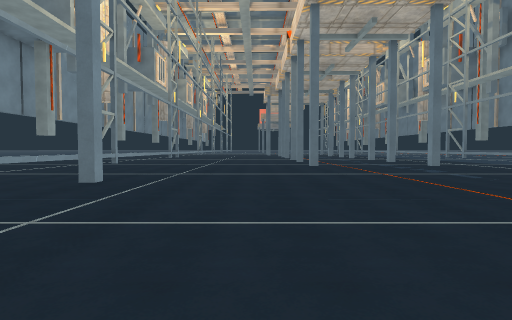
View 1 (above)

24 first-person views from a walk through a scene from a Unity 3-D project. The camera is 1.5 m above the floor, tilts 2° down and sees 80° across. The floor is counted in squares, 2 m on a side. Each view is taken from the middle of a square. On the plan, view 1 faces up. The plan holds only what a view shows up to about 10 squares ahead; the rest is blank. The place goes on beyond the plan. The player is left out.

View 2
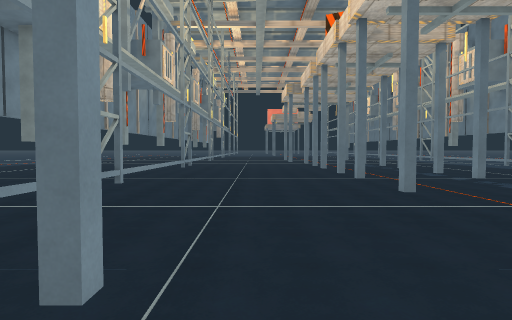

View 3
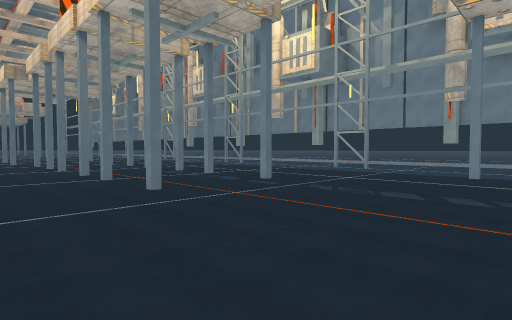

View 4
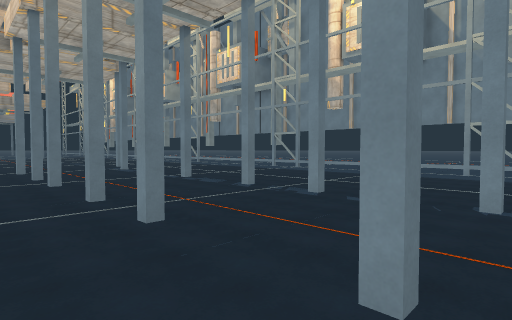

View 5
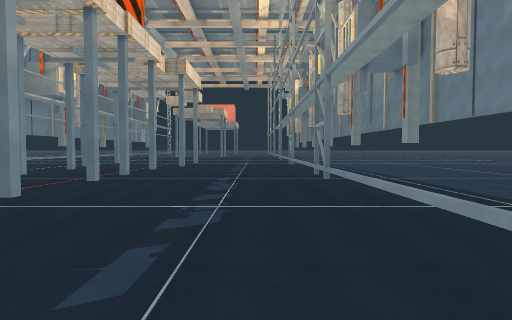

View 6
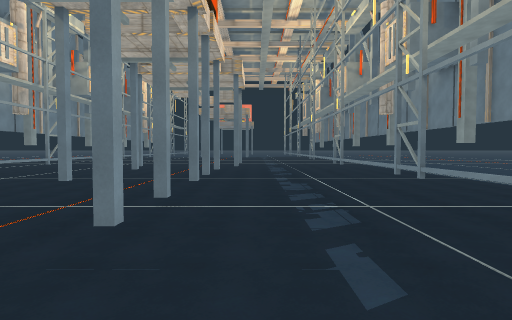

View 7
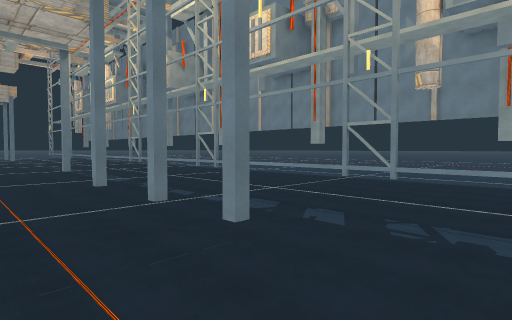

View 8
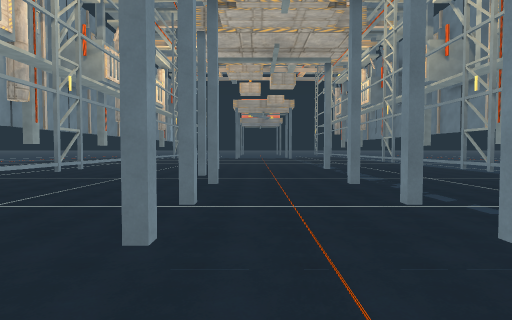

View 9
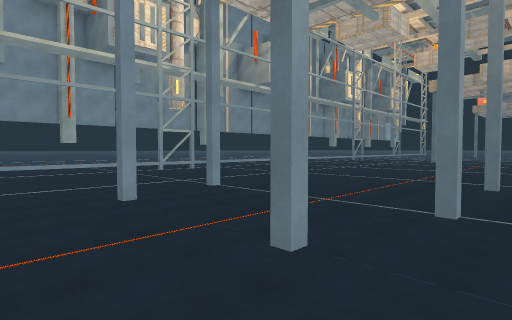

View 10
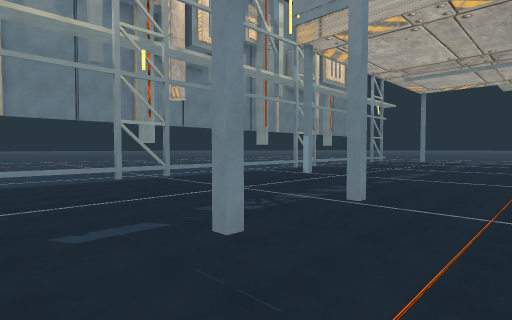

View 11
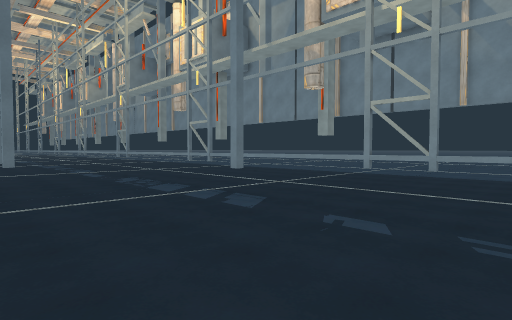

View 12
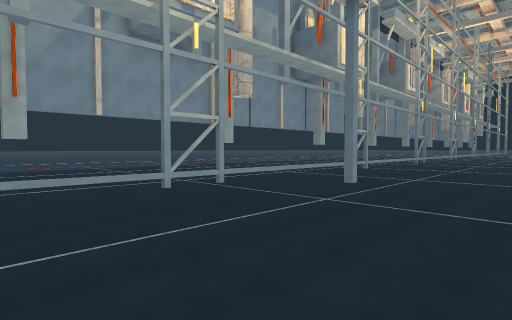

View 13
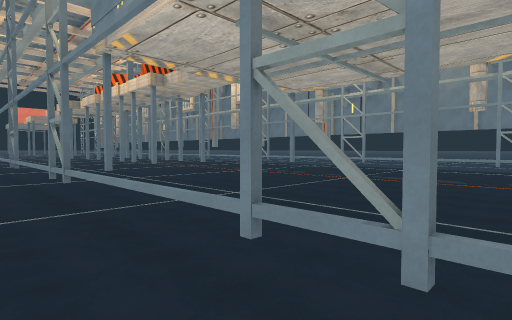

View 14
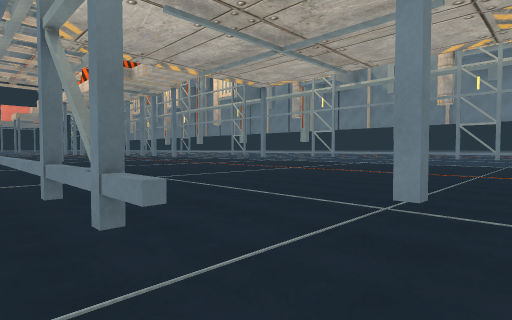

View 15
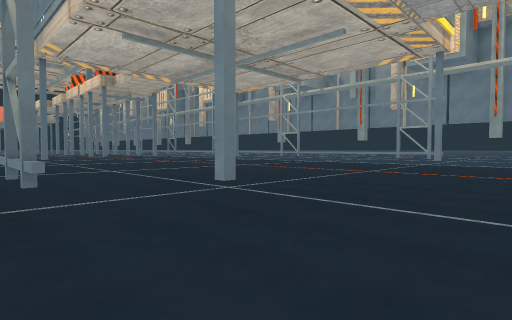

View 16
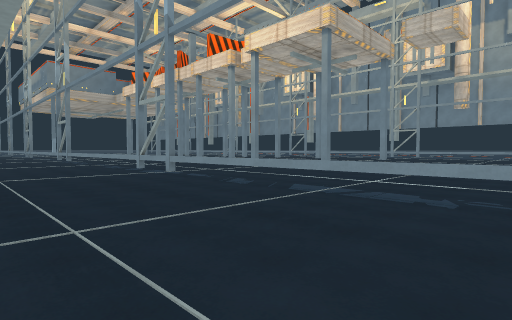

View 17
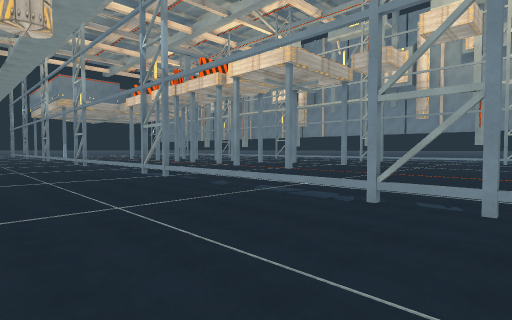

View 18
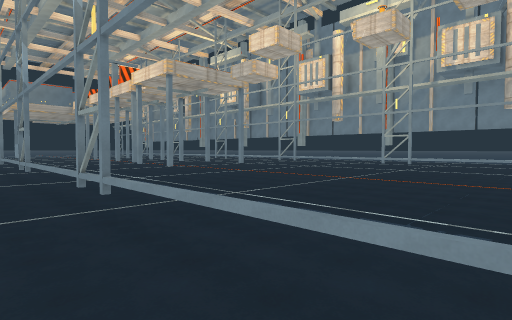

View 19
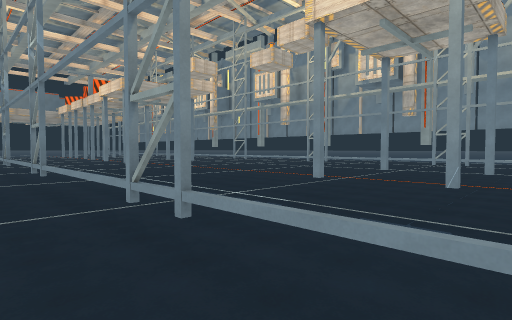

View 20
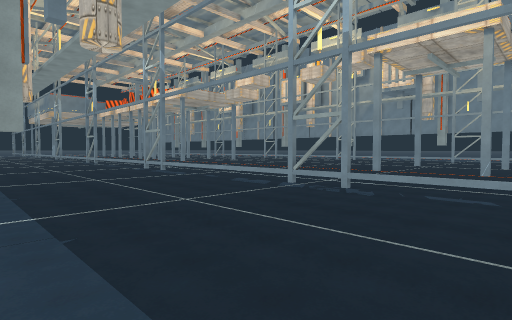

View 21
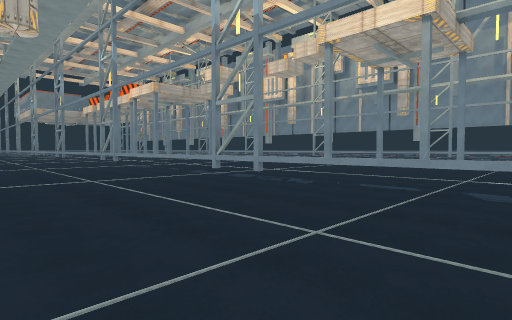

View 22
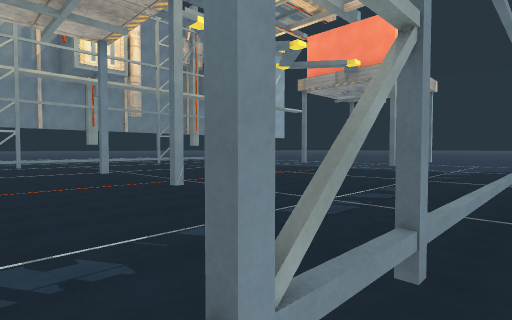

View 23
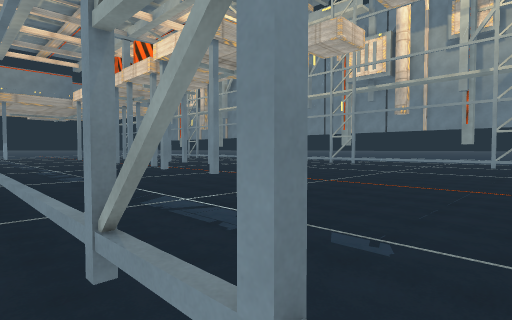

View 24
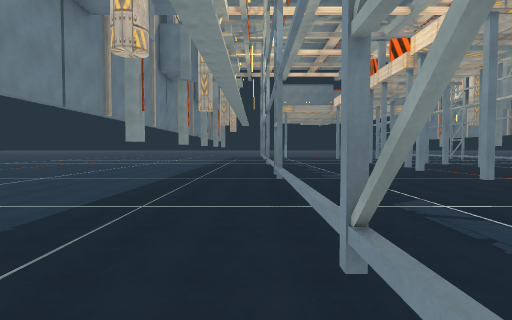

### Floor plan
Key: @ floor where view 1 was taken; # wall or solid block; . floor; / step, stairs or slope; = window, fence, low wall or low ledge; T thing the floor can be seen under or through.
Columns run from 9 left of view 1 to 13 right of it. Each row starts with its distance up from view 1.
 35          ...  ...#....
 34         /////////=/////
 33        ...#..#...T....
 32      #...........T.....
 31      #...........T.....
 30          /#//#///=/////
 29        ..........#.....
 28        ..........#....
 27         .........#....
 26          ////////=////
 25      #...........#....
 24      #...........#....
 23        ..........#....
 22         /////////=/////
 21        ..........T.....
 20    ..#....#..#...T.....
 19    ..#...........T.....
 18     /=///////////=/////
 17    ..T..../../...T.....
 16   ...T...........T.....
 15   ...T...........T.....
 14        //////////=/////
 13         ../../...T.....
 12 .. ..#....#..#...T.....
 11 .. ..#...........T.....
 10  ////=////#//#///=//
  9   ...#...........T.....
  8   ...#...........T.....
  7    ..#...........T.....
  6     /=////#//#///=////
  5    ..#...........T...
  4   ...#...........T....
  3  ....#.#......../T.....
  2 /////=///////////=/////
  1 .....#...........T.....
  0 .....#...@.......T.....
 -1 .....#...........
 -2     /=/////////
 -3     .#..........
 -4     .#...........
 -5      #...........#
 -6     /#/#//////////
 -7      .............
 -8      .............
 -9      ......

Positions as (right, up) in squares from view 1, and headings:
1: (0, 0), facing up
2: (-1, 2), facing up
3: (-1, 2), facing up-right
4: (0, 6), facing up-right
5: (7, 6), facing up
6: (5, 6), facing up
7: (2, 10), facing up-right
8: (2, 10), facing up
9: (5, 14), facing up-left
10: (2, 10), facing down-right
11: (3, -1), facing up-right
12: (1, -2), facing up-left
13: (-5, -6), facing up-right
14: (-4, -7), facing up-right
15: (-4, -9), facing up-right
16: (11, 24), facing down-left
17: (12, 26), facing down-left
18: (10, 30), facing down-left
19: (10, 34), facing down-left
20: (13, 34), facing down-left
21: (12, 35), facing down-left
22: (9, 30), facing up-left
23: (9, 26), facing down-left
24: (9, 26), facing down
